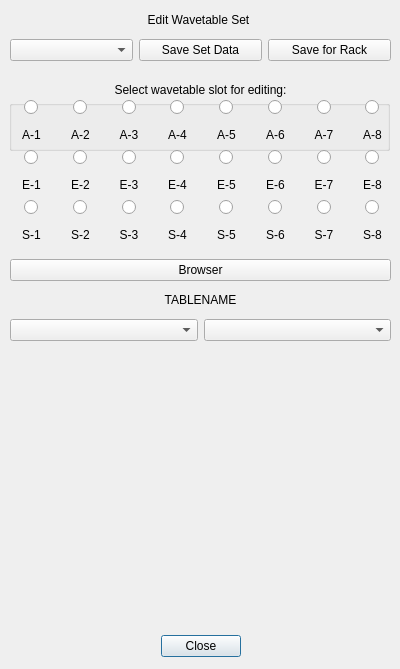
<?xml version="1.0" encoding="UTF-8"?>
<ui version="4.0">
 <class>metaWavetableEditor</class>
 <widget class="QDialog" name="metaWavetableEditor">
  <property name="geometry">
   <rect>
    <x>0</x>
    <y>0</y>
    <width>400</width>
    <height>669</height>
   </rect>
  </property>
  <property name="windowTitle">
   <string>Sync3 Scale Set Editor</string>
  </property>
  <widget class="QDialogButtonBox" name="buttonBox">
   <property name="geometry">
    <rect>
     <x>30</x>
     <y>630</y>
     <width>341</width>
     <height>32</height>
    </rect>
   </property>
   <property name="orientation">
    <enum>Qt::Horizontal</enum>
   </property>
   <property name="standardButtons">
    <set>QDialogButtonBox::Close</set>
   </property>
   <property name="centerButtons">
    <bool>true</bool>
   </property>
  </widget>
  <widget class="QWidget" name="horizontalLayoutWidget">
   <property name="geometry">
    <rect>
     <x>10</x>
     <y>30</y>
     <width>381</width>
     <height>41</height>
    </rect>
   </property>
   <layout class="QHBoxLayout" name="resourceSetSaveLoad">
    <item>
     <widget class="QComboBox" name="selectResourceSet"/>
    </item>
    <item>
     <widget class="QPushButton" name="saveResourceSet">
      <property name="text">
       <string>Save Set Data</string>
      </property>
     </widget>
    </item>
    <item>
     <widget class="QPushButton" name="saveForRack">
      <property name="text">
       <string>Save for Rack</string>
      </property>
     </widget>
    </item>
   </layout>
  </widget>
  <widget class="QGroupBox" name="resourceSetSlots">
   <property name="geometry">
    <rect>
     <x>9</x>
     <y>100</y>
     <width>381</width>
     <height>51</height>
    </rect>
   </property>
   <property name="title">
    <string/>
   </property>
   <widget class="QWidget" name="layoutWidget">
    <property name="geometry">
     <rect>
      <x>1</x>
      <y>0</y>
      <width>384</width>
      <height>48</height>
     </rect>
    </property>
    <layout class="QHBoxLayout" name="horizontalLayout">
     <item>
      <layout class="QVBoxLayout" name="slot1layout">
       <property name="sizeConstraint">
        <enum>QLayout::SetDefaultConstraint</enum>
       </property>
       <item>
        <layout class="QHBoxLayout" name="horizontalLayout_2">
         <item>
          <widget class="QRadioButton" name="slot1">
           <property name="sizePolicy">
            <sizepolicy hsizetype="Maximum" vsizetype="Maximum">
             <horstretch>0</horstretch>
             <verstretch>0</verstretch>
            </sizepolicy>
           </property>
           <property name="layoutDirection">
            <enum>Qt::LeftToRight</enum>
           </property>
           <property name="text">
            <string/>
           </property>
          </widget>
         </item>
        </layout>
       </item>
       <item>
        <widget class="QLabel" name="label1">
         <property name="text">
          <string>A-1</string>
         </property>
         <property name="alignment">
          <set>Qt::AlignCenter</set>
         </property>
        </widget>
       </item>
      </layout>
     </item>
     <item>
      <layout class="QVBoxLayout" name="slot2layout">
       <property name="sizeConstraint">
        <enum>QLayout::SetDefaultConstraint</enum>
       </property>
       <item>
        <layout class="QHBoxLayout" name="horizontalLayout_3">
         <item>
          <widget class="QRadioButton" name="slot2">
           <property name="sizePolicy">
            <sizepolicy hsizetype="Maximum" vsizetype="Maximum">
             <horstretch>0</horstretch>
             <verstretch>0</verstretch>
            </sizepolicy>
           </property>
           <property name="layoutDirection">
            <enum>Qt::LeftToRight</enum>
           </property>
           <property name="text">
            <string/>
           </property>
          </widget>
         </item>
        </layout>
       </item>
       <item>
        <widget class="QLabel" name="label2">
         <property name="text">
          <string>A-2</string>
         </property>
         <property name="alignment">
          <set>Qt::AlignCenter</set>
         </property>
        </widget>
       </item>
      </layout>
     </item>
     <item>
      <layout class="QVBoxLayout" name="slot3layout">
       <property name="sizeConstraint">
        <enum>QLayout::SetDefaultConstraint</enum>
       </property>
       <item>
        <layout class="QHBoxLayout" name="horizontalLayout_4">
         <item>
          <widget class="QRadioButton" name="slot3">
           <property name="sizePolicy">
            <sizepolicy hsizetype="Maximum" vsizetype="Maximum">
             <horstretch>0</horstretch>
             <verstretch>0</verstretch>
            </sizepolicy>
           </property>
           <property name="layoutDirection">
            <enum>Qt::LeftToRight</enum>
           </property>
           <property name="text">
            <string/>
           </property>
          </widget>
         </item>
        </layout>
       </item>
       <item>
        <widget class="QLabel" name="label3">
         <property name="text">
          <string>A-3</string>
         </property>
         <property name="alignment">
          <set>Qt::AlignCenter</set>
         </property>
        </widget>
       </item>
      </layout>
     </item>
     <item>
      <layout class="QVBoxLayout" name="slot4layout">
       <property name="sizeConstraint">
        <enum>QLayout::SetDefaultConstraint</enum>
       </property>
       <item>
        <layout class="QHBoxLayout" name="horizontalLayout_5">
         <item>
          <widget class="QRadioButton" name="slot4">
           <property name="sizePolicy">
            <sizepolicy hsizetype="Maximum" vsizetype="Maximum">
             <horstretch>0</horstretch>
             <verstretch>0</verstretch>
            </sizepolicy>
           </property>
           <property name="layoutDirection">
            <enum>Qt::LeftToRight</enum>
           </property>
           <property name="text">
            <string/>
           </property>
          </widget>
         </item>
        </layout>
       </item>
       <item>
        <widget class="QLabel" name="label4">
         <property name="text">
          <string>A-4</string>
         </property>
         <property name="alignment">
          <set>Qt::AlignCenter</set>
         </property>
        </widget>
       </item>
      </layout>
     </item>
     <item>
      <layout class="QVBoxLayout" name="slot5layout">
       <property name="sizeConstraint">
        <enum>QLayout::SetDefaultConstraint</enum>
       </property>
       <item>
        <layout class="QHBoxLayout" name="horizontalLayout_7">
         <item>
          <widget class="QRadioButton" name="slot5">
           <property name="sizePolicy">
            <sizepolicy hsizetype="Maximum" vsizetype="Maximum">
             <horstretch>0</horstretch>
             <verstretch>0</verstretch>
            </sizepolicy>
           </property>
           <property name="layoutDirection">
            <enum>Qt::LeftToRight</enum>
           </property>
           <property name="text">
            <string/>
           </property>
          </widget>
         </item>
        </layout>
       </item>
       <item>
        <widget class="QLabel" name="label5">
         <property name="text">
          <string>A-5</string>
         </property>
         <property name="alignment">
          <set>Qt::AlignCenter</set>
         </property>
        </widget>
       </item>
      </layout>
     </item>
     <item>
      <layout class="QVBoxLayout" name="slot6layout">
       <property name="sizeConstraint">
        <enum>QLayout::SetDefaultConstraint</enum>
       </property>
       <item>
        <layout class="QHBoxLayout" name="horizontalLayout_8">
         <item>
          <widget class="QRadioButton" name="slot6">
           <property name="sizePolicy">
            <sizepolicy hsizetype="Maximum" vsizetype="Maximum">
             <horstretch>0</horstretch>
             <verstretch>0</verstretch>
            </sizepolicy>
           </property>
           <property name="layoutDirection">
            <enum>Qt::LeftToRight</enum>
           </property>
           <property name="text">
            <string/>
           </property>
          </widget>
         </item>
        </layout>
       </item>
       <item>
        <widget class="QLabel" name="label6">
         <property name="text">
          <string>A-6</string>
         </property>
         <property name="alignment">
          <set>Qt::AlignCenter</set>
         </property>
        </widget>
       </item>
      </layout>
     </item>
     <item>
      <layout class="QVBoxLayout" name="slot7layout">
       <property name="sizeConstraint">
        <enum>QLayout::SetDefaultConstraint</enum>
       </property>
       <item>
        <layout class="QHBoxLayout" name="horizontalLayout_9">
         <item>
          <widget class="QRadioButton" name="slot7">
           <property name="sizePolicy">
            <sizepolicy hsizetype="Maximum" vsizetype="Maximum">
             <horstretch>0</horstretch>
             <verstretch>0</verstretch>
            </sizepolicy>
           </property>
           <property name="layoutDirection">
            <enum>Qt::LeftToRight</enum>
           </property>
           <property name="text">
            <string/>
           </property>
          </widget>
         </item>
        </layout>
       </item>
       <item>
        <widget class="QLabel" name="label7">
         <property name="text">
          <string>A-7</string>
         </property>
         <property name="alignment">
          <set>Qt::AlignCenter</set>
         </property>
        </widget>
       </item>
      </layout>
     </item>
     <item>
      <layout class="QVBoxLayout" name="slot8layout">
       <property name="sizeConstraint">
        <enum>QLayout::SetDefaultConstraint</enum>
       </property>
       <item>
        <layout class="QHBoxLayout" name="horizontalLayout_10">
         <item>
          <widget class="QRadioButton" name="slot8">
           <property name="sizePolicy">
            <sizepolicy hsizetype="Maximum" vsizetype="Maximum">
             <horstretch>0</horstretch>
             <verstretch>0</verstretch>
            </sizepolicy>
           </property>
           <property name="layoutDirection">
            <enum>Qt::LeftToRight</enum>
           </property>
           <property name="text">
            <string/>
           </property>
          </widget>
         </item>
        </layout>
       </item>
       <item>
        <widget class="QLabel" name="label8">
         <property name="text">
          <string>A-8</string>
         </property>
         <property name="alignment">
          <set>Qt::AlignCenter</set>
         </property>
        </widget>
       </item>
      </layout>
     </item>
    </layout>
   </widget>
  </widget>
  <widget class="QLabel" name="windowTitle">
   <property name="geometry">
    <rect>
     <x>8</x>
     <y>10</y>
     <width>381</width>
     <height>20</height>
    </rect>
   </property>
   <property name="text">
    <string>Edit Wavetable Set</string>
   </property>
   <property name="alignment">
    <set>Qt::AlignCenter</set>
   </property>
  </widget>
  <widget class="QWidget" name="layoutWidget_2">
   <property name="geometry">
    <rect>
     <x>10</x>
     <y>150</y>
     <width>384</width>
     <height>48</height>
    </rect>
   </property>
   <layout class="QHBoxLayout" name="horizontalLayout_6">
    <item>
     <layout class="QVBoxLayout" name="slot1layout_2">
      <property name="sizeConstraint">
       <enum>QLayout::SetDefaultConstraint</enum>
      </property>
      <item>
       <layout class="QHBoxLayout" name="horizontalLayout_11">
        <item>
         <widget class="QRadioButton" name="slot9">
          <property name="sizePolicy">
           <sizepolicy hsizetype="Maximum" vsizetype="Maximum">
            <horstretch>0</horstretch>
            <verstretch>0</verstretch>
           </sizepolicy>
          </property>
          <property name="layoutDirection">
           <enum>Qt::LeftToRight</enum>
          </property>
          <property name="text">
           <string/>
          </property>
         </widget>
        </item>
       </layout>
      </item>
      <item>
       <widget class="QLabel" name="label1_2">
        <property name="text">
         <string>E-1</string>
        </property>
        <property name="alignment">
         <set>Qt::AlignCenter</set>
        </property>
       </widget>
      </item>
     </layout>
    </item>
    <item>
     <layout class="QVBoxLayout" name="slot2layout_2">
      <property name="sizeConstraint">
       <enum>QLayout::SetDefaultConstraint</enum>
      </property>
      <item>
       <layout class="QHBoxLayout" name="horizontalLayout_12">
        <item>
         <widget class="QRadioButton" name="slot10">
          <property name="sizePolicy">
           <sizepolicy hsizetype="Maximum" vsizetype="Maximum">
            <horstretch>0</horstretch>
            <verstretch>0</verstretch>
           </sizepolicy>
          </property>
          <property name="layoutDirection">
           <enum>Qt::LeftToRight</enum>
          </property>
          <property name="text">
           <string/>
          </property>
         </widget>
        </item>
       </layout>
      </item>
      <item>
       <widget class="QLabel" name="label2_2">
        <property name="text">
         <string>E-2</string>
        </property>
        <property name="alignment">
         <set>Qt::AlignCenter</set>
        </property>
       </widget>
      </item>
     </layout>
    </item>
    <item>
     <layout class="QVBoxLayout" name="slot3layout_2">
      <property name="sizeConstraint">
       <enum>QLayout::SetDefaultConstraint</enum>
      </property>
      <item>
       <layout class="QHBoxLayout" name="horizontalLayout_13">
        <item>
         <widget class="QRadioButton" name="slot11">
          <property name="sizePolicy">
           <sizepolicy hsizetype="Maximum" vsizetype="Maximum">
            <horstretch>0</horstretch>
            <verstretch>0</verstretch>
           </sizepolicy>
          </property>
          <property name="layoutDirection">
           <enum>Qt::LeftToRight</enum>
          </property>
          <property name="text">
           <string/>
          </property>
         </widget>
        </item>
       </layout>
      </item>
      <item>
       <widget class="QLabel" name="label3_2">
        <property name="text">
         <string>E-3</string>
        </property>
        <property name="alignment">
         <set>Qt::AlignCenter</set>
        </property>
       </widget>
      </item>
     </layout>
    </item>
    <item>
     <layout class="QVBoxLayout" name="slot4layout_2">
      <property name="sizeConstraint">
       <enum>QLayout::SetDefaultConstraint</enum>
      </property>
      <item>
       <layout class="QHBoxLayout" name="horizontalLayout_14">
        <item>
         <widget class="QRadioButton" name="slot12">
          <property name="sizePolicy">
           <sizepolicy hsizetype="Maximum" vsizetype="Maximum">
            <horstretch>0</horstretch>
            <verstretch>0</verstretch>
           </sizepolicy>
          </property>
          <property name="layoutDirection">
           <enum>Qt::LeftToRight</enum>
          </property>
          <property name="text">
           <string/>
          </property>
         </widget>
        </item>
       </layout>
      </item>
      <item>
       <widget class="QLabel" name="label4_2">
        <property name="text">
         <string>E-4</string>
        </property>
        <property name="alignment">
         <set>Qt::AlignCenter</set>
        </property>
       </widget>
      </item>
     </layout>
    </item>
    <item>
     <layout class="QVBoxLayout" name="slot5layout_2">
      <property name="sizeConstraint">
       <enum>QLayout::SetDefaultConstraint</enum>
      </property>
      <item>
       <layout class="QHBoxLayout" name="horizontalLayout_15">
        <item>
         <widget class="QRadioButton" name="slot13">
          <property name="sizePolicy">
           <sizepolicy hsizetype="Maximum" vsizetype="Maximum">
            <horstretch>0</horstretch>
            <verstretch>0</verstretch>
           </sizepolicy>
          </property>
          <property name="layoutDirection">
           <enum>Qt::LeftToRight</enum>
          </property>
          <property name="text">
           <string/>
          </property>
         </widget>
        </item>
       </layout>
      </item>
      <item>
       <widget class="QLabel" name="label5_2">
        <property name="text">
         <string>E-5</string>
        </property>
        <property name="alignment">
         <set>Qt::AlignCenter</set>
        </property>
       </widget>
      </item>
     </layout>
    </item>
    <item>
     <layout class="QVBoxLayout" name="slot6layout_2">
      <property name="sizeConstraint">
       <enum>QLayout::SetDefaultConstraint</enum>
      </property>
      <item>
       <layout class="QHBoxLayout" name="horizontalLayout_16">
        <item>
         <widget class="QRadioButton" name="slot14">
          <property name="sizePolicy">
           <sizepolicy hsizetype="Maximum" vsizetype="Maximum">
            <horstretch>0</horstretch>
            <verstretch>0</verstretch>
           </sizepolicy>
          </property>
          <property name="layoutDirection">
           <enum>Qt::LeftToRight</enum>
          </property>
          <property name="text">
           <string/>
          </property>
         </widget>
        </item>
       </layout>
      </item>
      <item>
       <widget class="QLabel" name="label6_2">
        <property name="text">
         <string>E-6</string>
        </property>
        <property name="alignment">
         <set>Qt::AlignCenter</set>
        </property>
       </widget>
      </item>
     </layout>
    </item>
    <item>
     <layout class="QVBoxLayout" name="slot7layout_2">
      <property name="sizeConstraint">
       <enum>QLayout::SetDefaultConstraint</enum>
      </property>
      <item>
       <layout class="QHBoxLayout" name="horizontalLayout_17">
        <item>
         <widget class="QRadioButton" name="slot15">
          <property name="sizePolicy">
           <sizepolicy hsizetype="Maximum" vsizetype="Maximum">
            <horstretch>0</horstretch>
            <verstretch>0</verstretch>
           </sizepolicy>
          </property>
          <property name="layoutDirection">
           <enum>Qt::LeftToRight</enum>
          </property>
          <property name="text">
           <string/>
          </property>
         </widget>
        </item>
       </layout>
      </item>
      <item>
       <widget class="QLabel" name="label7_2">
        <property name="text">
         <string>E-7</string>
        </property>
        <property name="alignment">
         <set>Qt::AlignCenter</set>
        </property>
       </widget>
      </item>
     </layout>
    </item>
    <item>
     <layout class="QVBoxLayout" name="slot8layout_2">
      <property name="sizeConstraint">
       <enum>QLayout::SetDefaultConstraint</enum>
      </property>
      <item>
       <layout class="QHBoxLayout" name="horizontalLayout_18">
        <item>
         <widget class="QRadioButton" name="slot16">
          <property name="sizePolicy">
           <sizepolicy hsizetype="Maximum" vsizetype="Maximum">
            <horstretch>0</horstretch>
            <verstretch>0</verstretch>
           </sizepolicy>
          </property>
          <property name="layoutDirection">
           <enum>Qt::LeftToRight</enum>
          </property>
          <property name="text">
           <string/>
          </property>
         </widget>
        </item>
       </layout>
      </item>
      <item>
       <widget class="QLabel" name="label8_2">
        <property name="text">
         <string>E-8</string>
        </property>
        <property name="alignment">
         <set>Qt::AlignCenter</set>
        </property>
       </widget>
      </item>
     </layout>
    </item>
   </layout>
  </widget>
  <widget class="QLabel" name="windowTitle_2">
   <property name="geometry">
    <rect>
     <x>10</x>
     <y>80</y>
     <width>381</width>
     <height>20</height>
    </rect>
   </property>
   <property name="text">
    <string>Select wavetable slot for editing:</string>
   </property>
   <property name="alignment">
    <set>Qt::AlignCenter</set>
   </property>
  </widget>
  <widget class="QWidget" name="layoutWidget_3">
   <property name="geometry">
    <rect>
     <x>10</x>
     <y>200</y>
     <width>384</width>
     <height>48</height>
    </rect>
   </property>
   <layout class="QHBoxLayout" name="horizontalLayout_19">
    <item>
     <layout class="QVBoxLayout" name="slot1layout_3">
      <property name="sizeConstraint">
       <enum>QLayout::SetDefaultConstraint</enum>
      </property>
      <item>
       <layout class="QHBoxLayout" name="horizontalLayout_20">
        <item>
         <widget class="QRadioButton" name="slot17">
          <property name="sizePolicy">
           <sizepolicy hsizetype="Maximum" vsizetype="Maximum">
            <horstretch>0</horstretch>
            <verstretch>0</verstretch>
           </sizepolicy>
          </property>
          <property name="layoutDirection">
           <enum>Qt::LeftToRight</enum>
          </property>
          <property name="text">
           <string/>
          </property>
         </widget>
        </item>
       </layout>
      </item>
      <item>
       <widget class="QLabel" name="label1_3">
        <property name="text">
         <string>S-1</string>
        </property>
        <property name="alignment">
         <set>Qt::AlignCenter</set>
        </property>
       </widget>
      </item>
     </layout>
    </item>
    <item>
     <layout class="QVBoxLayout" name="slot2layout_3">
      <property name="sizeConstraint">
       <enum>QLayout::SetDefaultConstraint</enum>
      </property>
      <item>
       <layout class="QHBoxLayout" name="horizontalLayout_21">
        <item>
         <widget class="QRadioButton" name="slot18">
          <property name="sizePolicy">
           <sizepolicy hsizetype="Maximum" vsizetype="Maximum">
            <horstretch>0</horstretch>
            <verstretch>0</verstretch>
           </sizepolicy>
          </property>
          <property name="layoutDirection">
           <enum>Qt::LeftToRight</enum>
          </property>
          <property name="text">
           <string/>
          </property>
         </widget>
        </item>
       </layout>
      </item>
      <item>
       <widget class="QLabel" name="label2_3">
        <property name="text">
         <string>S-2</string>
        </property>
        <property name="alignment">
         <set>Qt::AlignCenter</set>
        </property>
       </widget>
      </item>
     </layout>
    </item>
    <item>
     <layout class="QVBoxLayout" name="slot3layout_3">
      <property name="sizeConstraint">
       <enum>QLayout::SetDefaultConstraint</enum>
      </property>
      <item>
       <layout class="QHBoxLayout" name="horizontalLayout_22">
        <item>
         <widget class="QRadioButton" name="slot19">
          <property name="sizePolicy">
           <sizepolicy hsizetype="Maximum" vsizetype="Maximum">
            <horstretch>0</horstretch>
            <verstretch>0</verstretch>
           </sizepolicy>
          </property>
          <property name="layoutDirection">
           <enum>Qt::LeftToRight</enum>
          </property>
          <property name="text">
           <string/>
          </property>
         </widget>
        </item>
       </layout>
      </item>
      <item>
       <widget class="QLabel" name="label3_3">
        <property name="text">
         <string>S-3</string>
        </property>
        <property name="alignment">
         <set>Qt::AlignCenter</set>
        </property>
       </widget>
      </item>
     </layout>
    </item>
    <item>
     <layout class="QVBoxLayout" name="slot4layout_3">
      <property name="sizeConstraint">
       <enum>QLayout::SetDefaultConstraint</enum>
      </property>
      <item>
       <layout class="QHBoxLayout" name="horizontalLayout_23">
        <item>
         <widget class="QRadioButton" name="slot20">
          <property name="sizePolicy">
           <sizepolicy hsizetype="Maximum" vsizetype="Maximum">
            <horstretch>0</horstretch>
            <verstretch>0</verstretch>
           </sizepolicy>
          </property>
          <property name="layoutDirection">
           <enum>Qt::LeftToRight</enum>
          </property>
          <property name="text">
           <string/>
          </property>
         </widget>
        </item>
       </layout>
      </item>
      <item>
       <widget class="QLabel" name="label4_3">
        <property name="text">
         <string>S-4</string>
        </property>
        <property name="alignment">
         <set>Qt::AlignCenter</set>
        </property>
       </widget>
      </item>
     </layout>
    </item>
    <item>
     <layout class="QVBoxLayout" name="slot5layout_3">
      <property name="sizeConstraint">
       <enum>QLayout::SetDefaultConstraint</enum>
      </property>
      <item>
       <layout class="QHBoxLayout" name="horizontalLayout_24">
        <item>
         <widget class="QRadioButton" name="slot21">
          <property name="sizePolicy">
           <sizepolicy hsizetype="Maximum" vsizetype="Maximum">
            <horstretch>0</horstretch>
            <verstretch>0</verstretch>
           </sizepolicy>
          </property>
          <property name="layoutDirection">
           <enum>Qt::LeftToRight</enum>
          </property>
          <property name="text">
           <string/>
          </property>
         </widget>
        </item>
       </layout>
      </item>
      <item>
       <widget class="QLabel" name="label5_3">
        <property name="text">
         <string>S-5</string>
        </property>
        <property name="alignment">
         <set>Qt::AlignCenter</set>
        </property>
       </widget>
      </item>
     </layout>
    </item>
    <item>
     <layout class="QVBoxLayout" name="slot6layout_3">
      <property name="sizeConstraint">
       <enum>QLayout::SetDefaultConstraint</enum>
      </property>
      <item>
       <layout class="QHBoxLayout" name="horizontalLayout_25">
        <item>
         <widget class="QRadioButton" name="slot22">
          <property name="sizePolicy">
           <sizepolicy hsizetype="Maximum" vsizetype="Maximum">
            <horstretch>0</horstretch>
            <verstretch>0</verstretch>
           </sizepolicy>
          </property>
          <property name="layoutDirection">
           <enum>Qt::LeftToRight</enum>
          </property>
          <property name="text">
           <string/>
          </property>
         </widget>
        </item>
       </layout>
      </item>
      <item>
       <widget class="QLabel" name="label6_3">
        <property name="text">
         <string>S-6</string>
        </property>
        <property name="alignment">
         <set>Qt::AlignCenter</set>
        </property>
       </widget>
      </item>
     </layout>
    </item>
    <item>
     <layout class="QVBoxLayout" name="slot7layout_3">
      <property name="sizeConstraint">
       <enum>QLayout::SetDefaultConstraint</enum>
      </property>
      <item>
       <layout class="QHBoxLayout" name="horizontalLayout_26">
        <item>
         <widget class="QRadioButton" name="slot23">
          <property name="sizePolicy">
           <sizepolicy hsizetype="Maximum" vsizetype="Maximum">
            <horstretch>0</horstretch>
            <verstretch>0</verstretch>
           </sizepolicy>
          </property>
          <property name="layoutDirection">
           <enum>Qt::LeftToRight</enum>
          </property>
          <property name="text">
           <string/>
          </property>
         </widget>
        </item>
       </layout>
      </item>
      <item>
       <widget class="QLabel" name="label7_3">
        <property name="text">
         <string>S-7</string>
        </property>
        <property name="alignment">
         <set>Qt::AlignCenter</set>
        </property>
       </widget>
      </item>
     </layout>
    </item>
    <item>
     <layout class="QVBoxLayout" name="slot8layout_3">
      <property name="sizeConstraint">
       <enum>QLayout::SetDefaultConstraint</enum>
      </property>
      <item>
       <layout class="QHBoxLayout" name="horizontalLayout_27">
        <item>
         <widget class="QRadioButton" name="slot24">
          <property name="sizePolicy">
           <sizepolicy hsizetype="Maximum" vsizetype="Maximum">
            <horstretch>0</horstretch>
            <verstretch>0</verstretch>
           </sizepolicy>
          </property>
          <property name="layoutDirection">
           <enum>Qt::LeftToRight</enum>
          </property>
          <property name="text">
           <string/>
          </property>
         </widget>
        </item>
       </layout>
      </item>
      <item>
       <widget class="QLabel" name="label8_3">
        <property name="text">
         <string>S-8</string>
        </property>
        <property name="alignment">
         <set>Qt::AlignCenter</set>
        </property>
       </widget>
      </item>
     </layout>
    </item>
   </layout>
  </widget>
  <widget class="QWidget" name="horizontalLayoutWidget_3">
   <property name="geometry">
    <rect>
     <x>10</x>
     <y>310</y>
     <width>381</width>
     <height>41</height>
    </rect>
   </property>
   <layout class="QHBoxLayout" name="previewControls">
    <item>
     <widget class="QComboBox" name="displayType"/>
    </item>
    <item>
     <widget class="QComboBox" name="indexSelector"/>
    </item>
   </layout>
  </widget>
  <widget class="QLabel" name="tableName">
   <property name="geometry">
    <rect>
     <x>10</x>
     <y>290</y>
     <width>381</width>
     <height>20</height>
    </rect>
   </property>
   <property name="text">
    <string>TABLENAME</string>
   </property>
   <property name="alignment">
    <set>Qt::AlignCenter</set>
   </property>
  </widget>
  <widget class="QWidget" name="verticalLayoutWidget">
   <property name="geometry">
    <rect>
     <x>10</x>
     <y>360</y>
     <width>381</width>
     <height>261</height>
    </rect>
   </property>
   <layout class="QVBoxLayout" name="tableViz"/>
  </widget>
  <widget class="QWidget" name="horizontalLayoutWidget_2">
   <property name="geometry">
    <rect>
     <x>10</x>
     <y>250</y>
     <width>381</width>
     <height>41</height>
    </rect>
   </property>
   <layout class="QHBoxLayout" name="resourceSaveLoad">
    <item>
     <widget class="QPushButton" name="openBrowser">
      <property name="text">
       <string>Browser</string>
      </property>
     </widget>
    </item>
   </layout>
  </widget>
 </widget>
 <resources/>
 <connections>
  <connection>
   <sender>buttonBox</sender>
   <signal>accepted()</signal>
   <receiver>metaWavetableEditor</receiver>
   <slot>accept()</slot>
   <hints>
    <hint type="sourcelabel">
     <x>248</x>
     <y>254</y>
    </hint>
    <hint type="destinationlabel">
     <x>157</x>
     <y>274</y>
    </hint>
   </hints>
  </connection>
  <connection>
   <sender>buttonBox</sender>
   <signal>rejected()</signal>
   <receiver>metaWavetableEditor</receiver>
   <slot>reject()</slot>
   <hints>
    <hint type="sourcelabel">
     <x>316</x>
     <y>260</y>
    </hint>
    <hint type="destinationlabel">
     <x>286</x>
     <y>274</y>
    </hint>
   </hints>
  </connection>
 </connections>
</ui>
